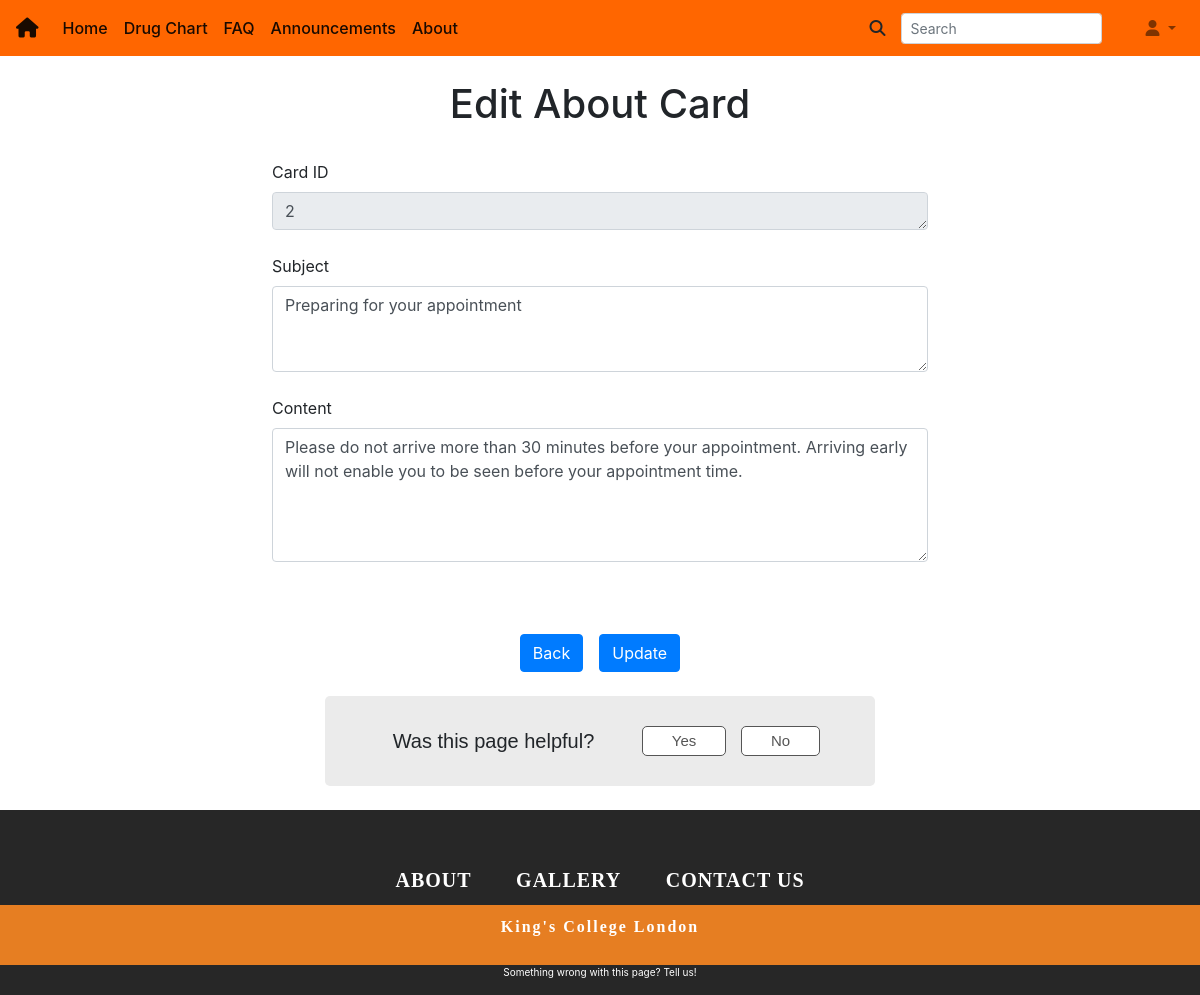
/about/edit/2 (signed in), run on the app's committed database.
### models.py (models this page shows)
class About(db.Model):
    id = db.Column(db.Integer, primary_key=True, autoincrement=True)
    title = db.Column(db.String(400), nullable=False)
    content = db.Column(db.String(10000), nullable=False)

### about/routes.py (the view)
@about.route('/about/edit/<id>', methods=['GET', 'POST'])
@login_required
def edit_card(id):
    about = About.query.get(id)
    if request.method == 'POST':
        if about:
            about.title = request.form['newSubject']
            about.content = request.form['newContent']
            db.session.commit()
        return redirect(url_for('main.about'))
    return render_template('about/edit.html', about=about)

### templates/about/edit.html (shortened to what this page needs)
{% extends 'base.html' %}
{% block body %}
<div class="container">
  <div class="col-md-12">
	   <div class="text-center">
			    <br><h1> Edit About Card </h1>
     </div>
     <br>
     <div class="row justify-content-center">
       <form action="" method="POST" enctype="multipart/form-data">
         <label for="card">Card ID</label>
         <div class="md-form">
           <textarea id="card" name="card" class="md-textarea form-control" rows="1" cols="35" readonly>{{about.id}}</textarea>
         </div>
         <br>
         <label for="newSubject">Subject</label>
         <div class="md-form">
           <textarea id="newSubject"  name="newSubject" class="md-textarea form-control" rows="3" cols="60" required>{{about.title}}</textarea>
         </div>
         <br><label for="newContent">Content</label>
         <div class="md-form">
           <textarea id="newContent" name="newContent" class="md-textarea form-control" rows="5" cols="35"  required>{{about.content}}</textarea>
         </div>
         <br>
         <div class="row justify-content-center mt-5">
           <a href="{{url_for('main.about')}}" class="btn btn-primary" role="button">Back</a>
           <input type="submit" class="btn btn-primary ml-3" type="button" value="Update">
         </div>
         <br>
       </form>
     </div>
  </div>
</div>
{% endblock %}

### static/css/dashboard.css (style rules this page uses)
body { font-size: .875rem; }

### data on the page
About: card "2", newSubject "Preparing for your appointment", newContent "Please do not arrive more than 30 minutes before your appointment. Arriving early will not enable you to be seen before your appointment time."
